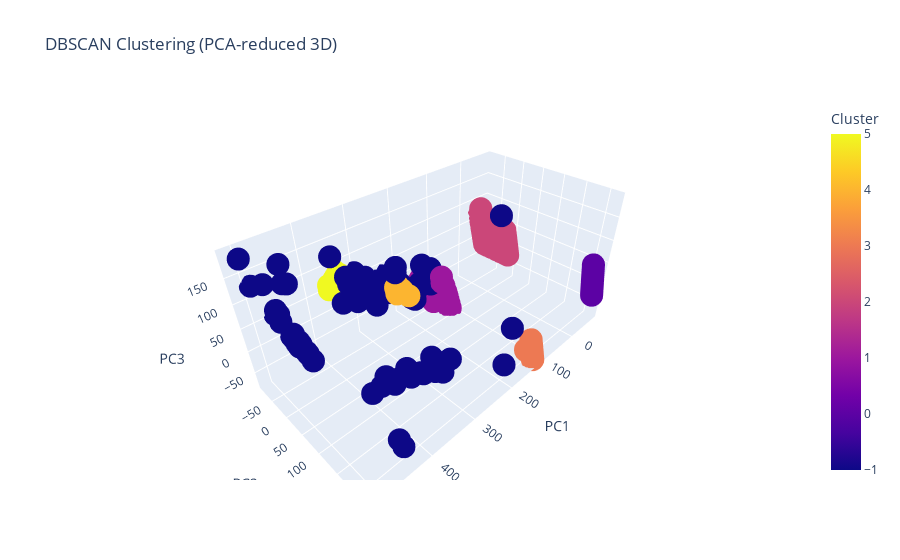

The notebook cell saved with this chart:
### Code cell
from sklearn.cluster import DBSCAN
from sklearn.decomposition import PCA
import plotly.express as px

pca = PCA(n_components=3)
eps = 20
minPts = 6

data_reduced_3d = pca.fit_transform(df)

dbs = DBSCAN(eps=eps, min_samples=minPts)

y_dbs = dbs.fit_predict(data_reduced_3d)

df_reduced_3d = pd.DataFrame(data=data_reduced_3d, columns=['PC1', 'PC2', 'PC3'])

df_reduced_3d['Cluster'] = y_dbs

fig = px.scatter_3d(df_reduced_3d, x='PC1', y='PC2', z='PC3', color='Cluster', title='DBSCAN Clustering (PCA-reduced 3D)')
fig.show()

### Figure 1 — Plotly figure (JSON) as saved in the notebook; plotly's stock layout.template omitted (floating-point values rounded to 4 significant figures; data arrays with more than 128 entries replaced by an {"elided": "..."} marker saying what was removed)
{"data": [{"hovertemplate": "PC1=%{x}<br>PC2=%{y}<br>PC3=%{z}<br>Cluster=%{marker.color}<extra></extra>", "legendgroup": "", "marker": {"color": {"elided": "1362 int values"}, "coloraxis": "coloraxis", "symbol": "circle"}, "mode": "markers", "name": "", "scene": "scene", "showlegend": false, "type": "scatter3d", "x": {"elided": "1362 float values"}, "y": {"elided": "1362 float values"}, "z": {"elided": "1362 float values"}}], "layout": {"coloraxis": {"colorbar": {"title": {"text": "Cluster"}}, "colorscale": [[0, "#0d0887"], [0.1111, "#46039f"], [0.2222, "#7201a8"], [0.3333, "#9c179e"], [0.4444, "#bd3786"], [0.5556, "#d8576b"], [0.6667, "#ed7953"], [0.7778, "#fb9f3a"], [0.8889, "#fdca26"], [1, "#f0f921"]]}, "legend": {"tracegroupgap": 0}, "scene": {"domain": {"x": [0, 1], "y": [0, 1]}, "xaxis": {"title": {"text": "PC1"}}, "yaxis": {"title": {"text": "PC2"}}, "zaxis": {"title": {"text": "PC3"}}}, "title": {"text": "DBSCAN Clustering (PCA-reduced 3D)"}}}
